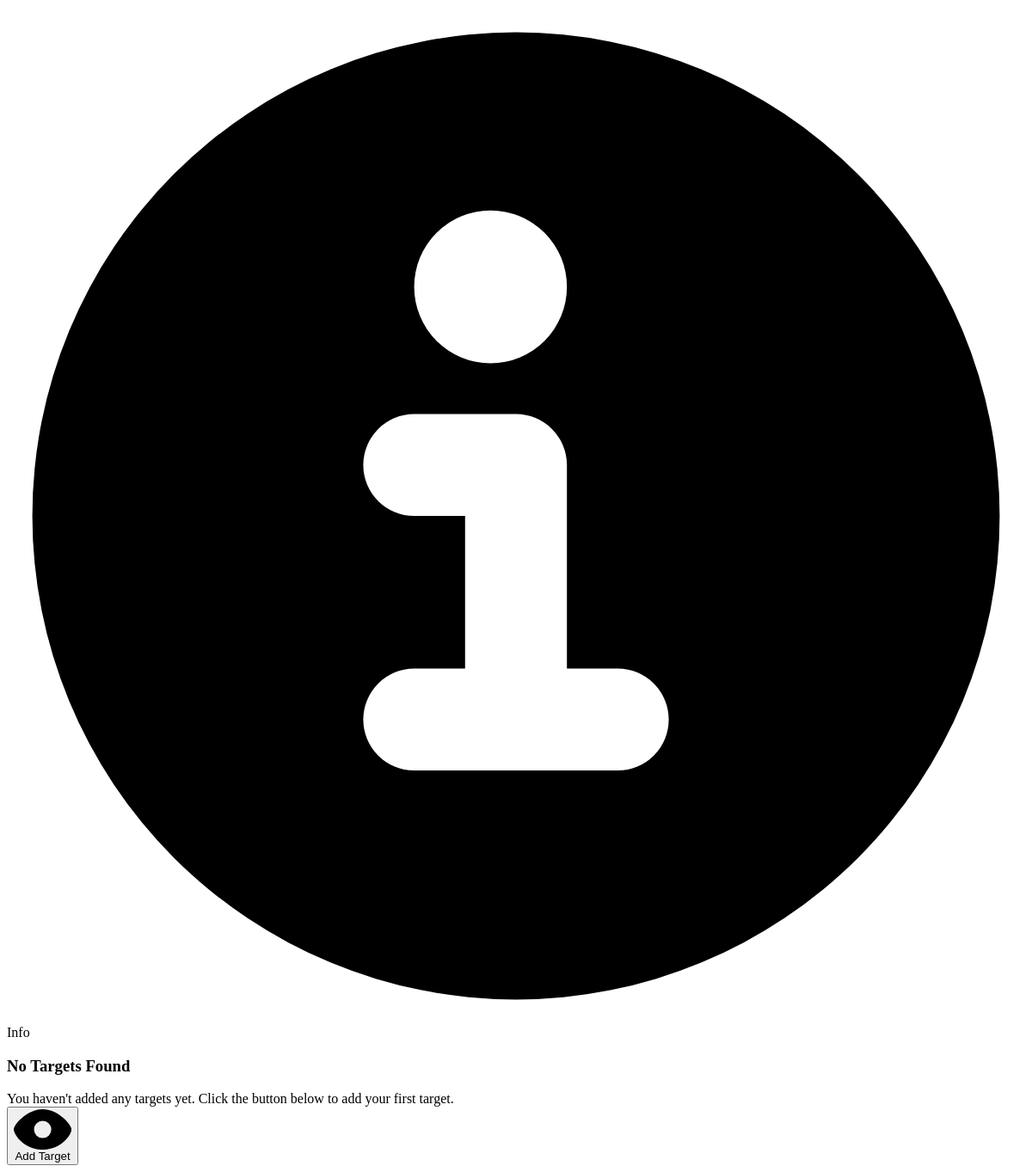
The app's page /targets/search/ (signed in), older data.
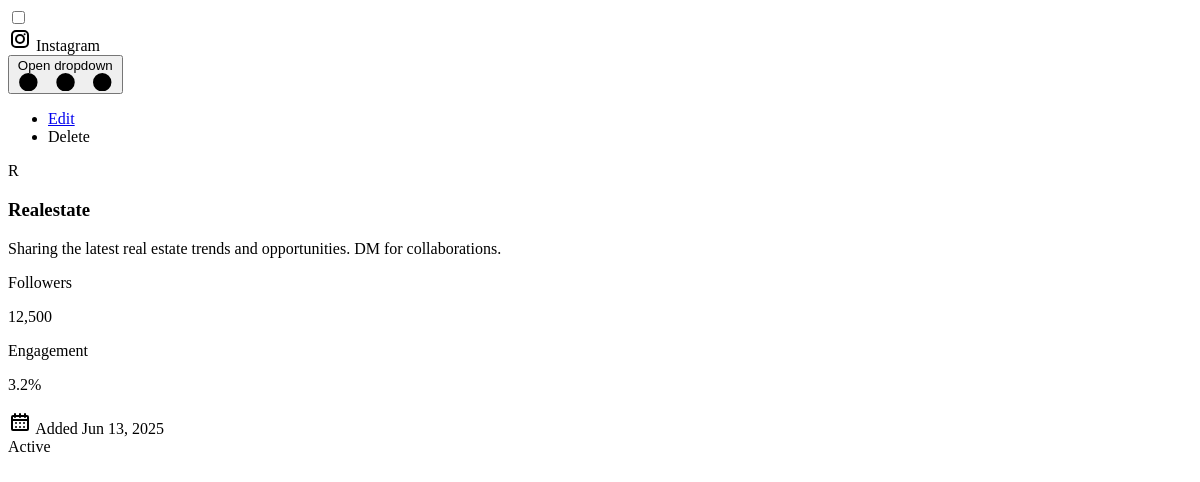
The same page, newer data.
### apps/targets/models.py (models this page shows, shortened)
class Target(models.Model):
    username = models.CharField(max_length=255)
    user = models.ForeignKey(settings.AUTH_USER_MODEL, on_delete=models.CASCADE, related_name='targets')
    platform = models.ForeignKey(Platform, on_delete=models.CASCADE)
    is_active = models.BooleanField(default=True)
    last_scraped = models.DateTimeField(null=True, blank=True)
    created_at = models.DateTimeField(auto_now_add=True)
    updated_at = models.DateTimeField(auto_now=True)
    follower_count = models.IntegerField(null=True, blank=True)
    following_count = models.IntegerField(null=True, blank=True)
    post_count = models.IntegerField(null=True, blank=True)
    profile_picture_url = models.URLField(blank=True, null=True)
    bio = models.TextField(blank=True)
    class Meta:
        ordering = ['-created_at']
        indexes = [
            models.Index(fields=['user', '-created_at']),
            models.Index(fields=['username']),
            models.Index(fields=['is_active']),
        ]
        unique_together = ['user', 'username']  # Prevent duplicate tracking

### apps/platforms/models.py (models this page shows, shortened)
class Platform(models.Model):
    name = models.CharField(max_length=50, unique=True)
    display_name = models.CharField(max_length=100)
    direct_message_url_template = models.CharField(max_length=255, blank=True, null=True)
    is_active = models.BooleanField(default=True)

### apps/targets/utils.py (the view)
# urls.py: path('search/', utils.search_targets, name='search_targets'),
def search_targets(request):
    search_query = request.GET.get('search', '').strip()
    targets = Target.objects.filter(user=request.user)
    if search_query:
        targets = targets.filter(
            Q(username__icontains=search_query)
        )
    return render(request, 'targets/components/target_items.html', {
        'targets': targets,
        'search_query': search_query
    })

### templates/targets/components/target_items.html (shortened to what this page needs)
{% if targets %}
<div class="mb-4 mt-4 grid gap-4 sm:grid-cols-2 md:mb-8 lg:grid-cols-3 xl:grid-cols-3">
    {% for target in targets %}
    <div class="block w-full p-6 bg-white border border-gray-200 rounded-lg shadow-sm dark:bg-gray-800 dark:border-gray-700 transition-all duration-300 hover:shadow-lg hover:scale-[1.02]">
        <div class="flex mb-4">
            <input id="checkbox-{{ target.id }}" name="selected_targets" value="{{ target.id }}" type="checkbox" class="w-4 h-4 text-green-600 bg-gray-100 border-gray-300 rounded focus:ring-green-500 dark:focus:ring-green-600 dark:ring-offset-gray-800 focus:ring-2 dark:bg-gray-700 dark:border-gray-600">
        </div>
        <div class="flex justify-between items-start mb-2">
            <div class="flex items-center">
                <span class="{% if target.platform.name|lower == 'facebook' %}bg-blue-100 text-blue-800 border-blue-400{% elif target.platform.name|lower == 'instagram' %}bg-purple-100 text-purple-800 border-purple-400{% endif %} text-xs font-medium inline-flex items-center px-2.5 py-0.5 rounded-sm dark:bg-gray-700 dark:text-blue-400 border">
                    {{ target.platform.name|title }}
                </span>
            </div>
            <button id="dropdownButton-{{ target.id }}" data-dropdown-toggle="dropdown-{{ target.id }}" class="inline-block text-gray-500 dark:text-gray-400 hover:bg-gray-100 dark:hover:bg-gray-700 focus:ring-4 focus:outline-none focus:ring-gray-200 dark:focus:ring-gray-700 rounded-lg text-sm p-1.5" type="button">
                <span class="sr-only">Open dropdown</span>
                <svg class="w-5 h-5" aria-hidden="true" xmlns="http://www.w3.org/2000/svg" fill="currentColor" viewBox="0 0 16 3">
                    <path d="M2 0a1.5 1.5 0 1 1 0 3 1.5 1.5 0 0 1 0-3Zm6.041 0a1.5 1.5 0 1 1 0 3 1.5 1.5 0 0 1 0-3ZM14 0a1.5 1.5 0 1 1 0 3 1.5 1.5 0 0 1 0-3Z" />
                </svg>
            </button>
            <div id="dropdown-{{ target.id }}" class="z-10 hidden text-base list-none bg-white divide-y divide-gray-100 rounded-lg shadow-sm w-44 dark:bg-gray-700">
                <ul class="py-2" aria-labelledby="dropdownButton-{{ target.id }}">
                    <li>
                        <a href="#" class="block px-4 py-2 text-sm text-gray-700 hover:bg-gray-100 dark:hover:bg-gray-600 dark:text-gray-200 dark:hover:text-white">Edit</a>
                    </li>
                    <li>
                        <a hx-post="{% url 'targets:delete_target' target.id %}" hx-target="#targets-list" hx-confirm="Are you sure you want to delete this target?" hx-headers='{"X-CSRFToken": "{{ csrf_token }}"}' class="block px-4 py-2 text-sm text-red-600 hover:bg-gray-100 dark:hover:bg-gray-600 dark:text-gray-200 dark:hover:text-white">Delete</a>
                    </li>
                </ul>
            </div>
        </div>
        <div class="flex items-start mb-3">
            <div class="w-12 h-12 rounded-full bg-gray-200 mr-3 overflow-hidden flex-shrink-0">
                {% if target.profile_image %}
                <img src="{{ target.profile_image.url }}" alt="{{ target.username }}" class="w-full h-full object-cover">
                {% else %}
                <div class="w-full h-full flex items-center justify-center bg-gray-300">
                    <span class="text-gray-600 text-xs font-bold">{{ target.username|slice:":1"|upper }}</span>
                </div>
                {% endif %}
            </div>
            <div>
                <h3 class="text-lg font-bold text-gray-900 dark:text-white">{{ target.username }}</h3>
                <p class="text-sm text-gray-600 dark:text-gray-400">Sharing the latest
                    real estate trends and opportunities. DM for collaborations.</p>
            </div>
        </div>
        <div class="grid grid-cols-2 gap-4 mt-4">
            <div>
                <p class="text-sm text-gray-500 mb-1 flex items-center gap-1">
                    Followers
                </p>
                <p class="text-xl font-bold text-gray-900 dark:text-white">{{ target.followers|default:"12,500" }}</p>
            </div>
            <div>
                <p class="text-sm text-gray-500 mb-1 flex items-center gap-1">
                    Engagement
                </p>
                <p class="text-xl font-bold text-gray-900 dark:text-white">{{ target.engagement|default:"3.2%" }}</p>
            </div>
        </div>
        <div class="flex items-center justify-between mt-4 pt-4 border-t border-gray-200 dark:border-gray-700">
            <div class="flex items-center">
                <span class="text-sm text-gray-500">Added {{ target.created_at|date:"M d, Y" }}</span>
            </div>
            <div class="flex items-center">
                <span class="text-sm text-gray-500">Active</span>
            </div>
        </div>
    </div>
    {% endfor %}
</div>
{% else %}
{% if search_query %}
<div id="search-alert" class="p-4 mb-4 text-red-800 border border-red-300 rounded-lg bg-red-50 dark:bg-gray-800 dark:text-red-400 dark:border-red-800" role="alert">
    <div class="flex items-center">
        <svg class="flex-shrink-0 w-4 h-4 me-2" aria-hidden="true" xmlns="http://www.w3.org/2000/svg" fill="currentColor" viewBox="0 0 20 20">
            <path d="M10 .5a9.5 9.5 0 1 0 9.5 9.5A9.51 9.51 0 0 0 10 .5ZM9.5 4a1.5 1.5 0 1 1 0 3 1.5 1.5 0 0 1 0-3ZM12 15H8a1 1 0 0 1 0-2h1v-3H8a1 1 0 0 1 0-2h2a1 1 0 0 1 1 1v4h1a1 1 0 0 1 0 2Z" />
        </svg>
        <h3 class="text-lg font-medium">No results found</h3>
    </div>
    <div class="mt-2 mb-4 text-sm">
        No targets match your search term "{{ search_query }}". Try adjusting your search or clear it to see all
        targets.
    </div>
    <div class="flex">
        <button type="button" hx-get="{% url 'targets:search_targets' %}?search=" hx-target="#targets-list" onclick="document.getElementById('targets-search-input').value = ''" class="text-red-800 bg-transparent border border-red-800 hover:bg-red-900 hover:text-white focus:ring-4 focus:outline-none focus:ring-red-300 font-medium rounded-lg text-xs px-3 py-1.5 text-center">
            Clear Search
        </button>
    </div>
</div>
{% else %}
<div id="alert-additional-content-5" class="p-4 border border-gray-300 rounded-lg bg-white dark:border-gray-600 dark:bg-gray-900" role="alert">
    <div class="flex items-center">
        <span class="sr-only">Info</span>
        <h3 class="text-lg font-medium text-gray-800 dark:text-gray-300">No Targets Found</h3>
    </div>
    <div class="mt-2 mb-4 text-sm text-gray-800 dark:text-gray-300">
        {% if active_filters %}
        No targets match your selected filters. Try adjusting your filters or clear them to see all targets.
        <div class="flex mt-4">
            <button type="button" hx-get="{% url 'targets:filter_targets' %}" hx-target="#targets-list" onclick="clearAllFilters()" class="text-gray-800 bg-transparent border border-gray-800 hover:bg-gray-900 hover:text-white focus:ring-4 focus:outline-none focus:ring-gray-300 font-medium rounded-lg text-xs px-3 py-1.5 text-center dark:border-gray-600 dark:hover:bg-gray-600 dark:focus:ring-gray-800 dark:text-gray-300 dark:hover:text-white">
                Clear Filters
            </button>
        </div>
        {% else %}
        You haven't added any targets yet. Click the button below to add your first target.
        <div class="flex mt-4">
            <button type="button" data-modal-target="addTargetModal" data-modal-toggle="addTargetModal" class="text-white bg-gray-700 hover:bg-gray-800 focus:ring-4 focus:outline-none focus:ring-gray-300 font-medium rounded-lg text-xs px-3 py-1.5 me-2 text-center inline-flex items-center dark:bg-gray-600 dark:hover:bg-gray-500 dark:focus:ring-gray-800">
                <svg class="me-2 h-3 w-3 dark:text-gray-300" aria-hidden="true" xmlns="http://www.w3.org/2000/svg" fill="currentColor" viewBox="0 0 20 14">
                    <path d="M10 0C4.612 0 0 5.336 0 7c0 1.742 3.546 7 10 7 6.454 0 10-5.258 10-7 0-1.664-4.612-7-10-7Zm0 10a3 3 0 1 1 0-6 3 3 0 0 1 0 6Z" />
                </svg>
                Add Target
            </button>
        </div>
        {% endif %}
    </div>
</div>
{% endif %}
{% endif %}

Row changes from the older to the newer data that the page shows:
added Target: platform.name "Instagram", username "R", username "Realestate", followers "12,500", engagement "3.2%", created_at "Jun 13, 2025"
Text that changed along with them:
text no longer shown: "Info No Targets Found You haven't added any targets yet. Click the button below to add your first target. Add Target"
